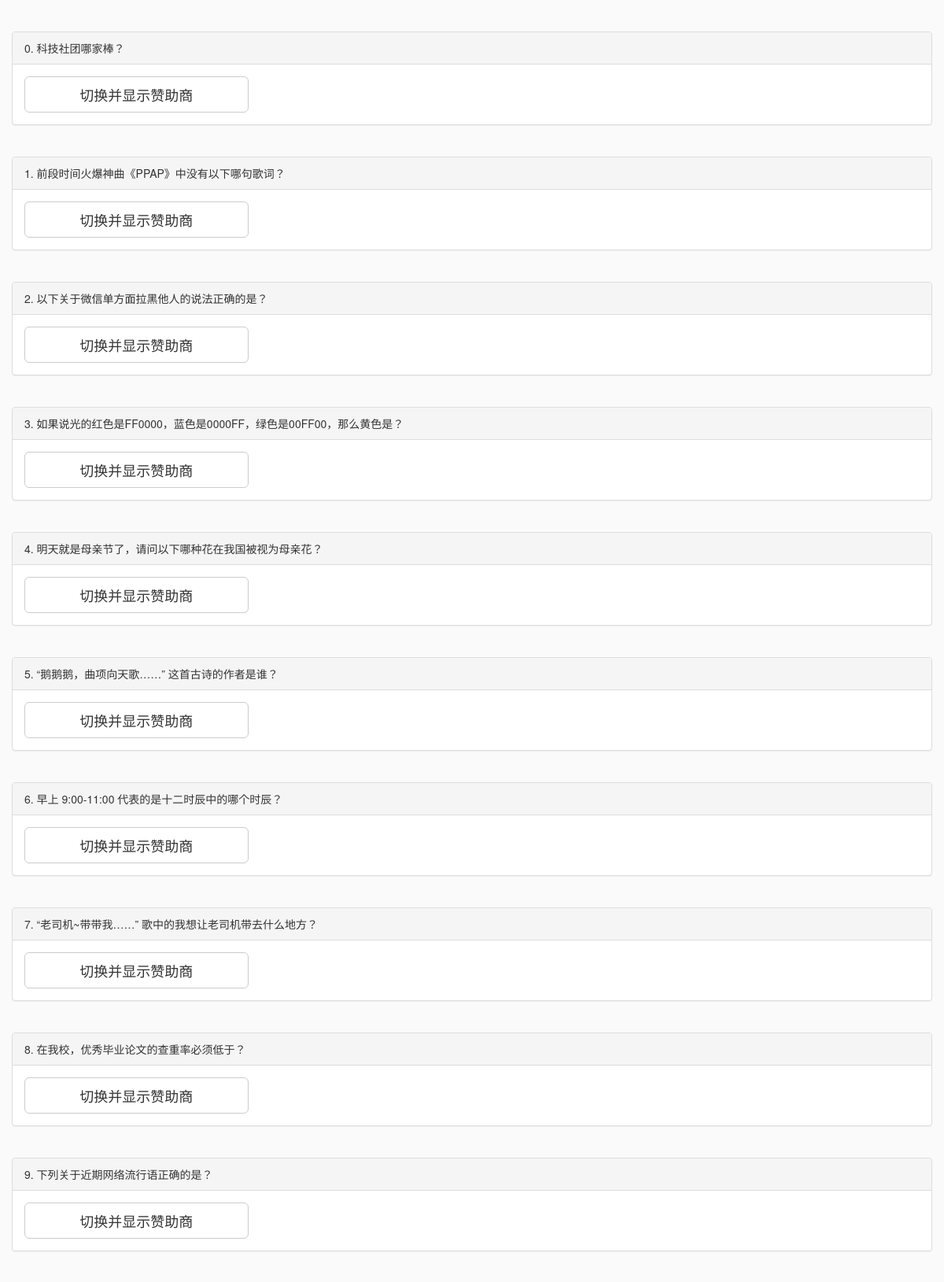
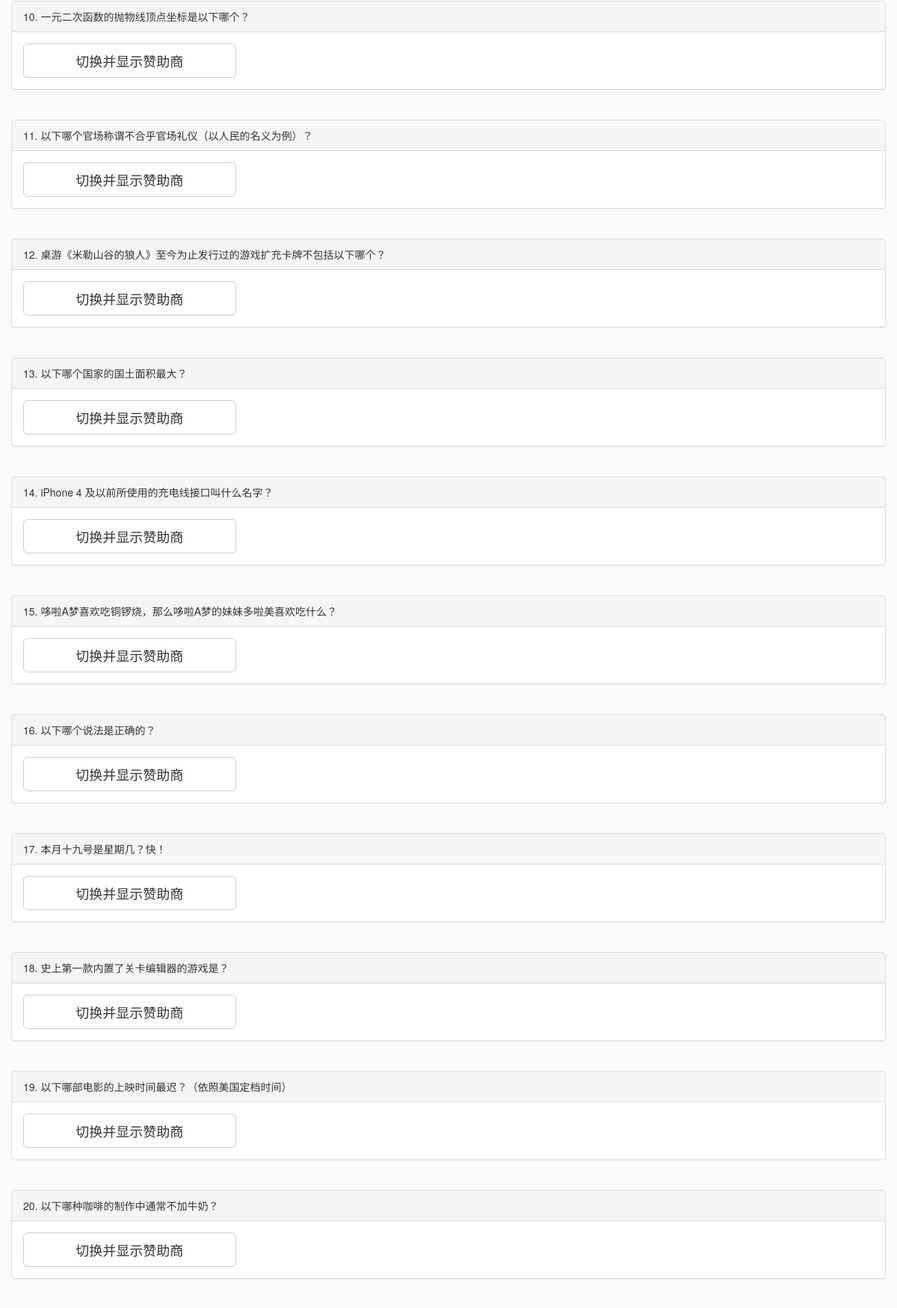
/old/page/activity/CAQ_admin.php (upper part), run on the app's committed database (2 pictures, top to bottom).
### tables this page shows
CREATE TABLE `question` (
  `id` int(11) NOT NULL AUTO_INCREMENT,
  `question` text NOT NULL,
  `a` text,
  `b` text,
  `c` text,
  `d` text,
  `randomtrue` char(1) DEFAULT NULL,
  `peoplelimit` int(11) NOT NULL,
  `addscore` int(11) NOT NULL,
  `minusscore` int(11) NOT NULL,
  `sort` int(11) NOT NULL,
  `extension` int(11) NOT NULL DEFAULT '0',
  `availabletime` int(11) NOT NULL,
  PRIMARY KEY (`id`)
);

### old/plugin/php/sqlhelper.php (called while the page is built, shortened)
<?php
class sqlhelper{
	public function mysql($sql){
		$rerere = mysql_query($sql);
		return $rerere;
	}
}
?>

### old/page/activity/CAQ_admin.php (the view, shortened to what this page needs)
<?php
require_once(ROOT_PATH.PLUG_PATH.'/php/sqlhelper.php');
?>
<!DOCTYPE html>
<html>
<head>
    <link rel="stylesheet/less" href="<?php echo constant("CSS_PATH")?>caq.less">
    <link rel="stylesheet" href="//maxcdn.bootstrapcdn.com/font-awesome/4.3.0/css/font-awesome.min.css">
    <?php echo constant( 'JQuery_DEFINE');echo constant( 'BOOTSTRAP_DEFINE');?>
</head>
<body id="maincontainer" style="background-color:#fafafa">
    <div class="col-md-12 col-sm-12 col-xs-12 div_mainblock">
        <br>
        <br>
        <?php
            $nc = new sqlhelper();
            $result = $nc ->mysql("select * from question order by sort");
            while($row = mysql_fetch_array($result)){
        ?>
        <div class="panel panel-default">
            <div class="panel-heading">
                <span id="questionsort-<?php echo $row['sort'];?>"><?php echo $row['sort'].".";?></span>
                <span id="question-<?php echo $row['sort'];?>"><?php echo $row['question'];?></span>
            </div>
          <div class="panel-body">
            <button sign-data="showsponsorbtn" class="col-md-3 col-sm-12 col-xs-12 btn btn-default btn-lg" onclick="showsponsor(<?php echo $row['id'];?>)">切换并显示赞助商</button>
          </div>
        </div>
        <br style="clear:both">
        <?php
            }
        ?>
        <br style="clear:both">
        <br style="clear:both">
        <br style="clear:both">
        <br style="clear:both">
        <br style="clear:both">
        <br style="clear:both">
        <br style="clear:both">
    </div>
</body>
</html>

### data on the page
question: sort "0", question "科技社团哪家棒？"
question: sort "1", question "前段时间火爆神曲《PPAP》中没有以下哪句歌词？"
question: sort "2", question "以下关于微信单方面拉黑他人的说法正确的是？"
question: sort "3", question "如果说光的红色是FF0000，蓝色是0000FF，绿色是00FF00，那么黄色是？"
question: sort "4", question "明天就是母亲节了，请问以下哪种花在我国被视为母亲花？"
question: sort "5", question "“鹅鹅鹅，曲项向天歌……” 这首古诗的作者是谁？"
question: sort "6", question "早上 9:00-11:00 代表的是十二时辰中的哪个时辰？"
question: sort "7", question "“老司机~带带我……” 歌中的我想让老司机带去什么地方？"
question: sort "8", question "在我校，优秀毕业论文的查重率必须低于？"
question: sort "9", question "下列关于近期网络流行语正确的是？"
question: sort "10", question "一元二次函数的抛物线顶点坐标是以下哪个？"
question: sort "11", question "以下哪个官场称谓不合乎官场礼仪（以人民的名义为例）？"
question: sort "12", question "桌游《米勒山谷的狼人》至今为止发行过的游戏扩充卡牌不包括以下哪个？"
question: sort "13", question "以下哪个国家的国土面积最大？"
question: sort "14", question "iPhone 4 及以前所使用的充电线接口叫什么名字？"
question: sort "15", question "哆啦A梦喜欢吃铜锣烧，那么哆啦A梦的妹妹多啦美喜欢吃什么？"
question: sort "16", question "以下哪个说法是正确的？"
question: sort "17", question "本月十九号是星期几？快！"
question: sort "18", question "史上第一款内置了关卡编辑器的游戏是？"
question: sort "19", question "以下哪部电影的上映时间最迟？（依照美国定档时间）"
question: sort "20", question "以下哪种咖啡的制作中通常不加牛奶？"
